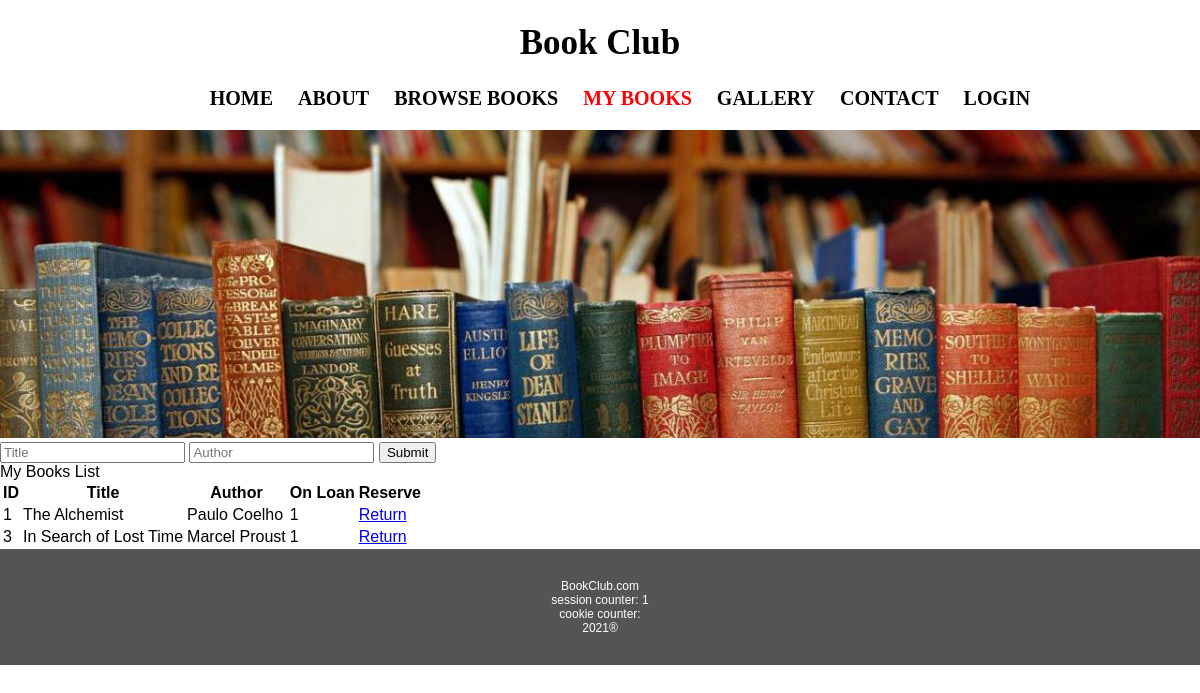
The app's page /mybooks.php with its own data.
### tables this page shows
CREATE TABLE `books` (
  `bookid` int(11) NOT NULL,
  `title` varchar(100) NOT NULL,
  `onloan` tinyint(1) DEFAULT '0',
  `author` varchar(100) NOT NULL,
  `duedate` date DEFAULT NULL
);

### mybooks.php (the view, shortened to what this page needs)
<?php
  include "header.php";
?>
<form>
  <input type="text" placeholder="Title" name="title">
  <input type="text" placeholder="Author" name="author">
  <button type="submit">Submit</button>
</form>
My Books List
<?php
$searchtitle = "";
$searchauthor = "";
if (isset($_GET) && !empty($_GET)) {
  if (isset($_GET['title'])) {
    $searchtitle = htmlentities(trim($_GET['title']));
  }
  if (isset($_GET['author'])) {
    $searchauthor = htmlentities(trim($_GET['author']));
  }
  $query = " select * from books where onloan is true";
  $query = "SELECT
    books.bookid as bookid,
    books.title as title,
    books.onloan as onloan,
    authors.firstName as firstName,
    authors.lastName as lastName,
     books.duedate as duedate
    FROM authors
            LEFT JOIN book_authors ON book_authors.author_id = authors.id
            LEFT JOIN books ON book_authors.book_id = books.bookid where books.onloan = 1";
  if ($searchtitle && !$searchauthor) {
      $query = $query . " and books.title like '%" . $searchtitle . "%'";
  }
  if (!$searchtitle && $searchauthor) {
      $query = $query . " and concat(authors.firstName, ' ', authors.lastName) like '%" . $searchauthor . "%'";
  }
  if ($searchtitle && $searchauthor) {
      $query = $query . " and books.title like '%" . $searchtitle . "%' and concat(authors.firstName, ' ', authors.lastName) like '%" . $searchauthor . "%'";
  }
  $stmt = $db->prepare($query);
  $stmt->bind_result($bookid, $title, $onloan, $firstName, $lastName, $duedate);
  $stmt->execute();
  echo '<table><thead><th>ID</th><th>Title</th><th>Author</th><th>On Loan</th><th>Reserve</th></thead><tbody>';
  while ($stmt->fetch()) {
    echo "<tr>";
    echo "<td>$bookid</td><td>$title</td><td>$firstName $lastName</td><td>$onloan</td>";
    echo '<td><a href="returnBook.php?bookid=' . urlencode($bookid) . '">Return</a></td>';
    echo "</tr>";
  }
  echo "</tbody></table>";
} else {
  $query = " select * from books where onloan is true";
  $stmt = $db->prepare($query);
  $stmt->bind_result($bookid, $title, $onloan, $author, $duedate);
  $stmt->execute();
  echo '<table><thead><th>ID</th><th>Title</th><th>Author</th><th>On Loan</th><th>Reserve</th></thead><tbody>';
  while ($stmt->fetch()) {
    echo '<tr>';
    echo "<td>$bookid</td><td>$title</td><td>$author</td><td>$onloan</td>";
    echo '<td><a href="returnBook.php?bookid=' . urlencode($bookid) . '">Return</a></td>';
    echo '</tr>';
  }
  echo '</tbody></table>';
}
  include "footer.php";
?>

### styles.css (style rules this page uses)
html, body { padding: 0; margin: 0; font-family: Verdana, Geneva, sans-serif; }

### records on screen
books: bookid "1", title "The Alchemist", author "Paulo Coelho", onloan "1"
books: bookid "3", title "In Search of Lost Time", author "Marcel Proust", onloan "1"

### other values on screen
$_SESSION['counter'] "1"
